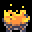

Below is a game level as drawn by its tile map, then a one-line description and the .tmx file that defines it, in full:
An orthogonal 1x1 tile map with 32x32 px tiles, 1 tile layer (Tile Layer 1).

<map version="1.10" tiledversion="1.10.2" orientation="orthogonal" renderorder="right-down" width="1" height="1" tilewidth="32" tileheight="32" infinite="0" nextlayerid="9" nextobjectid="6">
 <tileset firstgid="1" source="fire.tsx" />
 <layer id="8" name="Tile Layer 1" width="1" height="1">
  <data encoding="csv">
1
</data>
 </layer>
</map>
